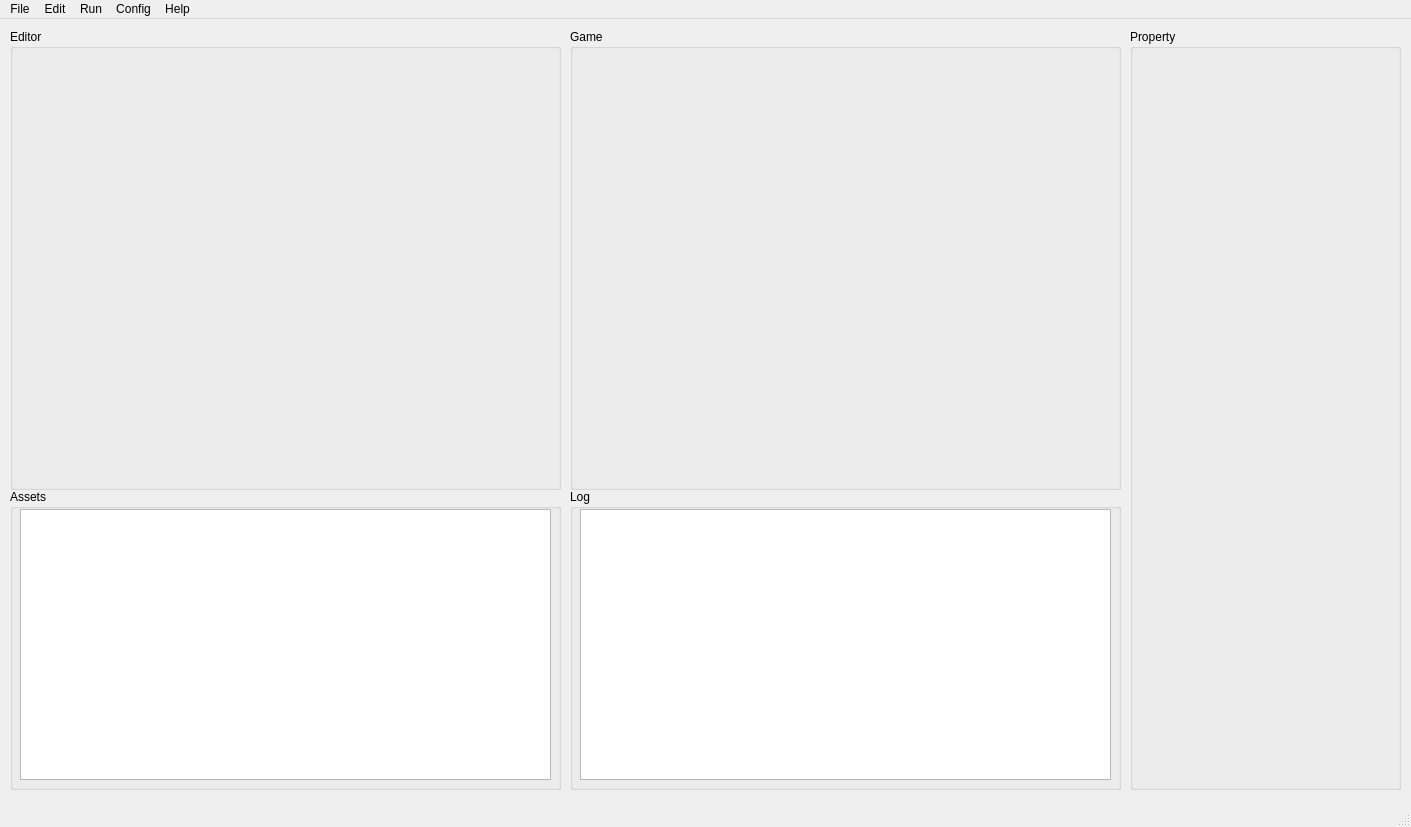
<?xml version="1.0" encoding="UTF-8"?>
<ui version="4.0">
 <class>MainWindow</class>
 <widget class="QMainWindow" name="MainWindow">
  <property name="geometry">
   <rect>
    <x>0</x>
    <y>0</y>
    <width>1411</width>
    <height>827</height>
   </rect>
  </property>
  <property name="windowTitle">
   <string>MainWindow</string>
  </property>
  <widget class="QWidget" name="centralwidget">
   <widget class="QGroupBox" name="groupBox">
    <property name="geometry">
     <rect>
      <x>10</x>
      <y>10</y>
      <width>551</width>
      <height>461</height>
     </rect>
    </property>
    <property name="title">
     <string>Editor</string>
    </property>
    <widget class="QWidget" name="widget" native="true">
     <property name="geometry">
      <rect>
       <x>10</x>
       <y>20</y>
       <width>531</width>
       <height>431</height>
      </rect>
     </property>
    </widget>
   </widget>
   <widget class="QGroupBox" name="groupBox_2">
    <property name="geometry">
     <rect>
      <x>570</x>
      <y>10</y>
      <width>551</width>
      <height>461</height>
     </rect>
    </property>
    <property name="title">
     <string>Game</string>
    </property>
    <widget class="QWidget" name="widget_3" native="true">
     <property name="geometry">
      <rect>
       <x>10</x>
       <y>20</y>
       <width>531</width>
       <height>431</height>
      </rect>
     </property>
    </widget>
   </widget>
   <widget class="QGroupBox" name="groupBox_3">
    <property name="geometry">
     <rect>
      <x>1130</x>
      <y>10</y>
      <width>271</width>
      <height>761</height>
     </rect>
    </property>
    <property name="title">
     <string>Property</string>
    </property>
   </widget>
   <widget class="QGroupBox" name="groupBox_4">
    <property name="geometry">
     <rect>
      <x>570</x>
      <y>470</y>
      <width>551</width>
      <height>301</height>
     </rect>
    </property>
    <property name="title">
     <string>Log</string>
    </property>
    <widget class="QListWidget" name="listWidget">
     <property name="geometry">
      <rect>
       <x>10</x>
       <y>20</y>
       <width>531</width>
       <height>271</height>
      </rect>
     </property>
    </widget>
   </widget>
   <widget class="QGroupBox" name="groupBox_5">
    <property name="geometry">
     <rect>
      <x>10</x>
      <y>470</y>
      <width>551</width>
      <height>301</height>
     </rect>
    </property>
    <property name="title">
     <string>Assets</string>
    </property>
    <widget class="QTableView" name="tableView">
     <property name="geometry">
      <rect>
       <x>10</x>
       <y>20</y>
       <width>531</width>
       <height>271</height>
      </rect>
     </property>
    </widget>
   </widget>
  </widget>
  <widget class="QMenuBar" name="menubar">
   <property name="geometry">
    <rect>
     <x>0</x>
     <y>0</y>
     <width>1411</width>
     <height>26</height>
    </rect>
   </property>
   <widget class="QMenu" name="menuFile">
    <property name="title">
     <string>File</string>
    </property>
    <addaction name="actionNew"/>
    <addaction name="actionLoad"/>
    <addaction name="actionSave"/>
    <addaction name="actionDeploy"/>
   </widget>
   <widget class="QMenu" name="menuEdir">
    <property name="title">
     <string>Edit</string>
    </property>
    <addaction name="actionUndo"/>
    <addaction name="actionRedo"/>
    <addaction name="actionPaste"/>
    <addaction name="actionCut"/>
    <addaction name="actionCut_2"/>
   </widget>
   <widget class="QMenu" name="menuRun">
    <property name="title">
     <string>Run</string>
    </property>
    <addaction name="actionDebug"/>
    <addaction name="actionRun"/>
    <addaction name="actionPause"/>
    <addaction name="actionStop"/>
   </widget>
   <widget class="QMenu" name="menuConfig">
    <property name="title">
     <string>Config</string>
    </property>
    <addaction name="actionPlugins"/>
   </widget>
   <widget class="QMenu" name="menuHelp">
    <property name="title">
     <string>Help</string>
    </property>
    <addaction name="actionHelp"/>
    <addaction name="actionAbout"/>
   </widget>
   <addaction name="menuFile"/>
   <addaction name="menuEdir"/>
   <addaction name="menuRun"/>
   <addaction name="menuConfig"/>
   <addaction name="menuHelp"/>
  </widget>
  <widget class="QStatusBar" name="statusbar"/>
  <action name="actionHelp">
   <property name="text">
    <string>Help</string>
   </property>
  </action>
  <action name="actionAbout">
   <property name="text">
    <string>About</string>
   </property>
  </action>
  <action name="actionPlugins">
   <property name="text">
    <string>Plugin</string>
   </property>
  </action>
  <action name="actionDebug">
   <property name="text">
    <string>Debug</string>
   </property>
  </action>
  <action name="actionRun">
   <property name="text">
    <string>Run</string>
   </property>
  </action>
  <action name="actionPause">
   <property name="text">
    <string>Pause</string>
   </property>
  </action>
  <action name="actionStop">
   <property name="text">
    <string>Stop</string>
   </property>
  </action>
  <action name="actionUndo">
   <property name="text">
    <string>Undo</string>
   </property>
  </action>
  <action name="actionRedo">
   <property name="text">
    <string>Redo</string>
   </property>
  </action>
  <action name="actionPaste">
   <property name="text">
    <string>Copy</string>
   </property>
  </action>
  <action name="actionCut">
   <property name="text">
    <string>Paste</string>
   </property>
  </action>
  <action name="actionCut_2">
   <property name="text">
    <string>Cut</string>
   </property>
  </action>
  <action name="actionNew">
   <property name="text">
    <string>New</string>
   </property>
  </action>
  <action name="actionLoad">
   <property name="text">
    <string>Load</string>
   </property>
  </action>
  <action name="actionSave">
   <property name="text">
    <string>Save</string>
   </property>
  </action>
  <action name="actionDeploy">
   <property name="text">
    <string>Deploy</string>
   </property>
  </action>
 </widget>
 <resources/>
 <connections/>
</ui>
